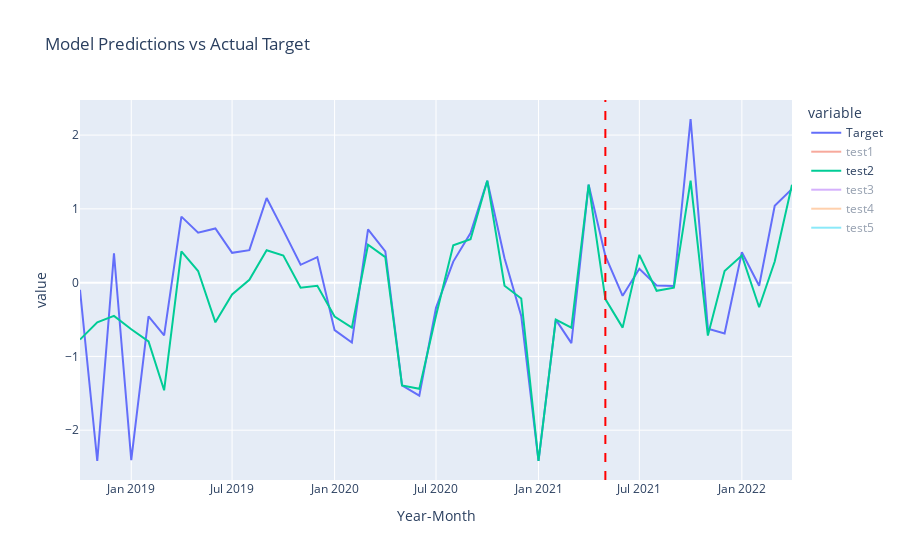

Notebook code cell kept with this figure:
### Code cell
# Plot to compare models
fig = px.line(plot_df, x=plot_df.index, y=['Target', 'test1', 'test2', 'test3', 'test4', 'test5'], 
              title='Model Predictions vs Actual Target')

# Forecast beginning
forecast_start_date_index = len(plot_df) - 12  # as defined above

# Vertical line marking the beginning of the forecast period
fig.add_shape(
    type='line',
    x0=plot_df.index[forecast_start_date_index], y0=0, x1=plot_df.index[forecast_start_date_index], y1=1,
    line=dict(color='red', width=2, dash='dash'),
    xref='x',
    yref='paper'  
)

fig.show()

### Figure 1 — Plotly figure (JSON) as saved in the notebook; plotly's stock layout.template omitted (floating-point values rounded to 4 significant figures)
{"data": [{"hovertemplate": "variable=Target<br>Year-Month=%{x}<br>value=%{y}<extra></extra>", "legendgroup": "Target", "line": {"color": "#636efa", "dash": "solid"}, "marker": {"symbol": "circle"}, "mode": "lines", "name": "Target", "orientation": "v", "showlegend": true, "type": "scatter", "x": ["2018-10", "2018-11", "2018-12", "2019-01", "2019-02", "2019-03", "2019-04", "2019-05", "2019-06", "2019-07", "2019-08", "2019-09", "2019-10", "2019-11", "2019-12", "2020-01", "2020-02", "2020-03", "2020-04", "2020-05", "2020-06", "2020-07", "2020-08", "2020-09", "2020-10", "2020-11", "2020-12", "2021-01", "2021-02", "2021-03", "2021-04", "2021-05", "2021-06", "2021-07", "2021-08", "2021-09", "2021-10", "2021-11", "2021-12", "2022-01", "2022-02", "2022-03", "2022-04"], "xaxis": "x", "y": [-0.09636, -2.418, 0.3979, -2.407, -0.4568, -0.7153, 0.8945, 0.6763, 0.7339, 0.4043, 0.4402, 1.147, 0.7079, 0.2418, 0.346, -0.6435, -0.8121, 0.7222, 0.4233, -1.393, -1.532, -0.341, 0.2855, 0.6712, 1.382, 0.33, -0.4502, -2.418, -0.5017, -0.8204, 1.328, 0.3622, -0.1785, 0.1883, -0.03787, -0.04668, 2.218, -0.624, -0.6895, 0.4127, -0.04276, 1.041, 1.271], "yaxis": "y"}, {"hovertemplate": "variable=test1<br>Year-Month=%{x}<br>value=%{y}<extra></extra>", "legendgroup": "test1", "line": {"color": "#EF553B", "dash": "solid"}, "marker": {"symbol": "circle"}, "mode": "lines", "name": "test1", "orientation": "v", "showlegend": true, "type": "scatter", "visible": "legendonly", "x": ["2018-10", "2018-11", "2018-12", "2019-01", "2019-02", "2019-03", "2019-04", "2019-05", "2019-06", "2019-07", "2019-08", "2019-09", "2019-10", "2019-11", "2019-12", "2020-01", "2020-02", "2020-03", "2020-04", "2020-05", "2020-06", "2020-07", "2020-08", "2020-09", "2020-10", "2020-11", "2020-12", "2021-01", "2021-02", "2021-03", "2021-04", "2021-05", "2021-06", "2021-07", "2021-08", "2021-09", "2021-10", "2021-11", "2021-12", "2022-01", "2022-02", "2022-03", "2022-04"], "xaxis": "x", "y": [-0.341, -0.2117, -0.2942, -0.341, -0.4591, -0.341, 0.4177, 0.45, -0.2942, -0.2117, 0.38, 0.4233, 0.4233, -0.01346, 0.06995, -0.5679, -0.4986, 0.5038, 0.4233, -1.393, -1.532, -0.3946, 0.45, 0.5596, 1.355, 0.1772, -0.1535, -2.418, -0.5967, -0.6079, 1.328, 0.38, -0.6353, 0.2855, 0.38, 0.3084, 1.355, -0.2942, 0.06995, 0.3767, 0.3084, 0.38, 1.328], "yaxis": "y"}, {"hovertemplate": "variable=test2<br>Year-Month=%{x}<br>value=%{y}<extra></extra>", "legendgroup": "test2", "line": {"color": "#00cc96", "dash": "solid"}, "marker": {"symbol": "circle"}, "mode": "lines", "name": "test2", "orientation": "v", "showlegend": true, "type": "scatter", "visible": true, "x": ["2018-10", "2018-11", "2018-12", "2019-01", "2019-02", "2019-03", "2019-04", "2019-05", "2019-06", "2019-07", "2019-08", "2019-09", "2019-10", "2019-11", "2019-12", "2020-01", "2020-02", "2020-03", "2020-04", "2020-05", "2020-06", "2020-07", "2020-08", "2020-09", "2020-10", "2020-11", "2020-12", "2021-01", "2021-02", "2021-03", "2021-04", "2021-05", "2021-06", "2021-07", "2021-08", "2021-09", "2021-10", "2021-11", "2021-12", "2022-01", "2022-02", "2022-03", "2022-04"], "xaxis": "x", "y": [-0.7721, -0.5378, -0.4502, -0.632, -0.7961, -1.46, 0.4233, 0.1572, -0.5378, -0.159, 0.03935, 0.4398, 0.3674, -0.06806, -0.04189, -0.4588, -0.61, 0.5128, 0.346, -1.393, -1.44, -0.4481, 0.5062, 0.5885, 1.382, -0.04189, -0.2143, -2.418, -0.5017, -0.61, 1.328, -0.2235, -0.61, 0.3767, -0.1101, -0.06806, 1.382, -0.717, 0.1572, 0.3674, -0.3339, 0.2855, 1.328], "yaxis": "y"}, {"hovertemplate": "variable=test3<br>Year-Month=%{x}<br>value=%{y}<extra></extra>", "legendgroup": "test3", "line": {"color": "#ab63fa", "dash": "solid"}, "marker": {"symbol": "circle"}, "mode": "lines", "name": "test3", "orientation": "v", "showlegend": true, "type": "scatter", "visible": "legendonly", "x": ["2018-10", "2018-11", "2018-12", "2019-01", "2019-02", "2019-03", "2019-04", "2019-05", "2019-06", "2019-07", "2019-08", "2019-09", "2019-10", "2019-11", "2019-12", "2020-01", "2020-02", "2020-03", "2020-04", "2020-05", "2020-06", "2020-07", "2020-08", "2020-09", "2020-10", "2020-11", "2020-12", "2021-01", "2021-02", "2021-03", "2021-04", "2021-05", "2021-06", "2021-07", "2021-08", "2021-09", "2021-10", "2021-11", "2021-12", "2022-01", "2022-02", "2022-03", "2022-04"], "xaxis": "x", "y": [-0.341, -0.2117, -0.2825, -0.6435, -0.4787, -0.6016, 0.4233, 0.3902, -0.2825, -0.2318, 0.3656, 0.33, 0.4233, -0.0601, -0.0601, -0.6335, -0.4995, 0.572, 0.3767, -1.393, -1.532, -0.4787, 0.5383, 0.5747, 1.382, -0.0601, -0.1524, -2.418, -0.5017, -0.5311, 1.328, 0.3332, -0.5147, 0.346, 0.3656, 0.3229, 1.382, -0.3964, -0.0601, 0.3767, 0.3656, 0.5383, 1.328], "yaxis": "y"}, {"hovertemplate": "variable=test4<br>Year-Month=%{x}<br>value=%{y}<extra></extra>", "legendgroup": "test4", "line": {"color": "#FFA15A", "dash": "solid"}, "marker": {"symbol": "circle"}, "mode": "lines", "name": "test4", "orientation": "v", "showlegend": true, "type": "scatter", "visible": "legendonly", "x": ["2018-10", "2018-11", "2018-12", "2019-01", "2019-02", "2019-03", "2019-04", "2019-05", "2019-06", "2019-07", "2019-08", "2019-09", "2019-10", "2019-11", "2019-12", "2020-01", "2020-02", "2020-03", "2020-04", "2020-05", "2020-06", "2020-07", "2020-08", "2020-09", "2020-10", "2020-11", "2020-12", "2021-01", "2021-02", "2021-03", "2021-04", "2021-05", "2021-06", "2021-07", "2021-08", "2021-09", "2021-10", "2021-11", "2021-12", "2022-01", "2022-02", "2022-03", "2022-04"], "xaxis": "x", "y": [-0.3812, -0.3388, -0.3388, -0.5017, -0.4502, -0.5017, 0.404, 0.4058, -0.3302, 0.2186, 0.3807, 0.4646, 0.4646, -0.2452, -0.0601, -0.553, -0.6031, 0.4872, 0.4058, -1.393, -1.486, -0.4481, 0.4783, 0.5472, 1.355, -0.0601, -0.3302, -2.418, -0.553, -0.6031, 1.328, 0.3674, -0.4402, 0.4233, 0.3674, 0.3544, 1.355, -0.553, 0.338, 0.4646, 0.4058, 0.404, 1.328], "yaxis": "y"}, {"hovertemplate": "variable=test5<br>Year-Month=%{x}<br>value=%{y}<extra></extra>", "legendgroup": "test5", "line": {"color": "#19d3f3", "dash": "solid"}, "marker": {"symbol": "circle"}, "mode": "lines", "name": "test5", "orientation": "v", "showlegend": true, "type": "scatter", "visible": "legendonly", "x": ["2018-10", "2018-11", "2018-12", "2019-01", "2019-02", "2019-03", "2019-04", "2019-05", "2019-06", "2019-07", "2019-08", "2019-09", "2019-10", "2019-11", "2019-12", "2020-01", "2020-02", "2020-03", "2020-04", "2020-05", "2020-06", "2020-07", "2020-08", "2020-09", "2020-10", "2020-11", "2020-12", "2021-01", "2021-02", "2021-03", "2021-04", "2021-05", "2021-06", "2021-07", "2021-08", "2021-09", "2021-10", "2021-11", "2021-12", "2022-01", "2022-02", "2022-03", "2022-04"], "xaxis": "x", "y": [1.382, -0.4502, -0.4502, 0.6712, 0.4233, 0.4233, 0.7222, 0.4233, 0.33, -0.8121, 0.346, 0.6712, 1.382, -0.4502, 0.346, -0.6435, -0.8121, 0.7222, 0.4233, -1.393, -1.532, -0.341, 0.2855, 0.6712, 1.382, 0.33, -0.4502, -2.418, -0.5017, -0.8204, 1.328, 0.4233, -0.8204, 0.346, 0.4233, 0.4233, 1.382, 0.33, 0.346, 0.2855, -0.8121, 0.7222, 1.382], "yaxis": "y"}], "layout": {"autosize": true, "legend": {"title": {"text": "variable"}, "tracegroupgap": 0}, "shapes": [{"line": {"color": "red", "dash": "dash", "width": 2}, "type": "line", "x0": "2021-05", "x1": "2021-05", "xref": "x", "y0": 0, "y1": 1, "yref": "paper"}], "title": {"text": "Model Predictions vs Actual Target"}, "xaxis": {"anchor": "y", "autorange": true, "domain": [0, 1], "range": ["2018-10-01", "2022-04-01"], "title": {"text": "Year-Month"}, "type": "date"}, "yaxis": {"anchor": "x", "autorange": true, "domain": [0, 1], "range": [-2.675, 2.476], "title": {"text": "value"}, "type": "linear"}}}
